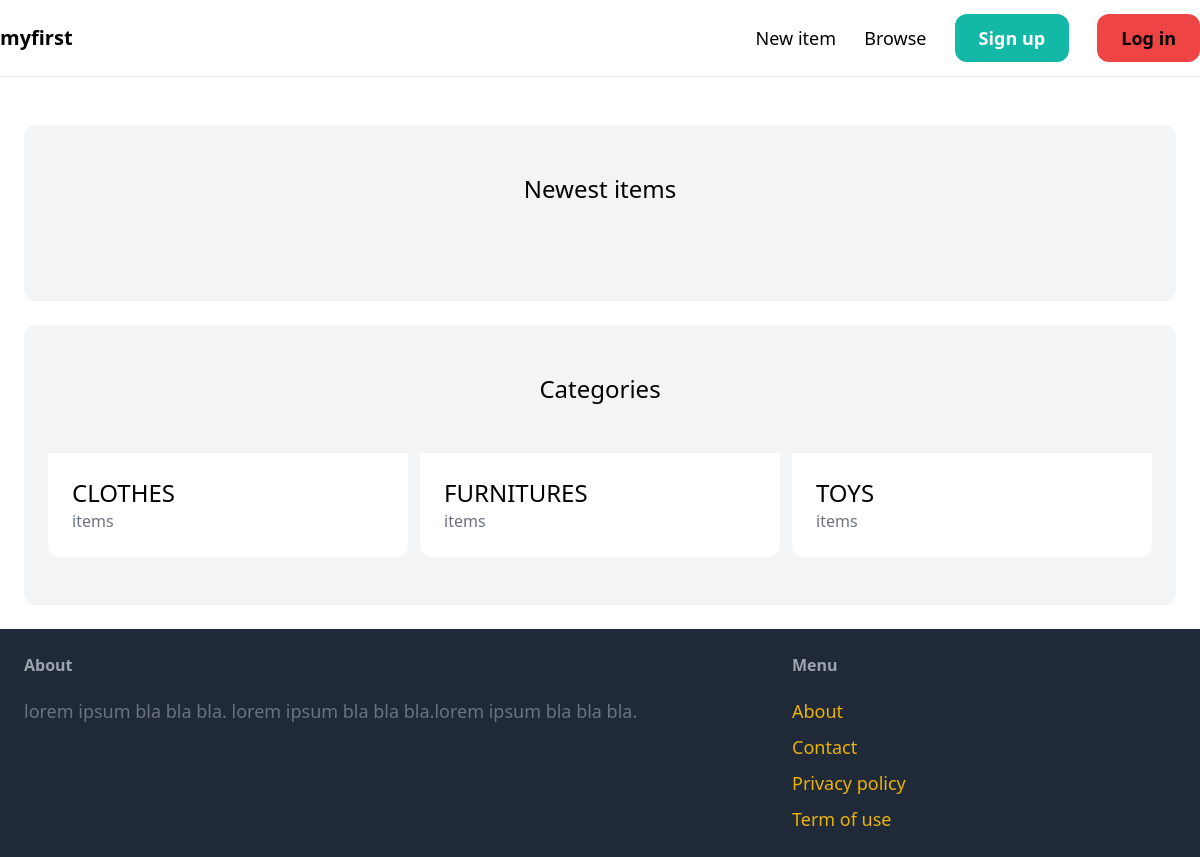
The app's page /, older data.
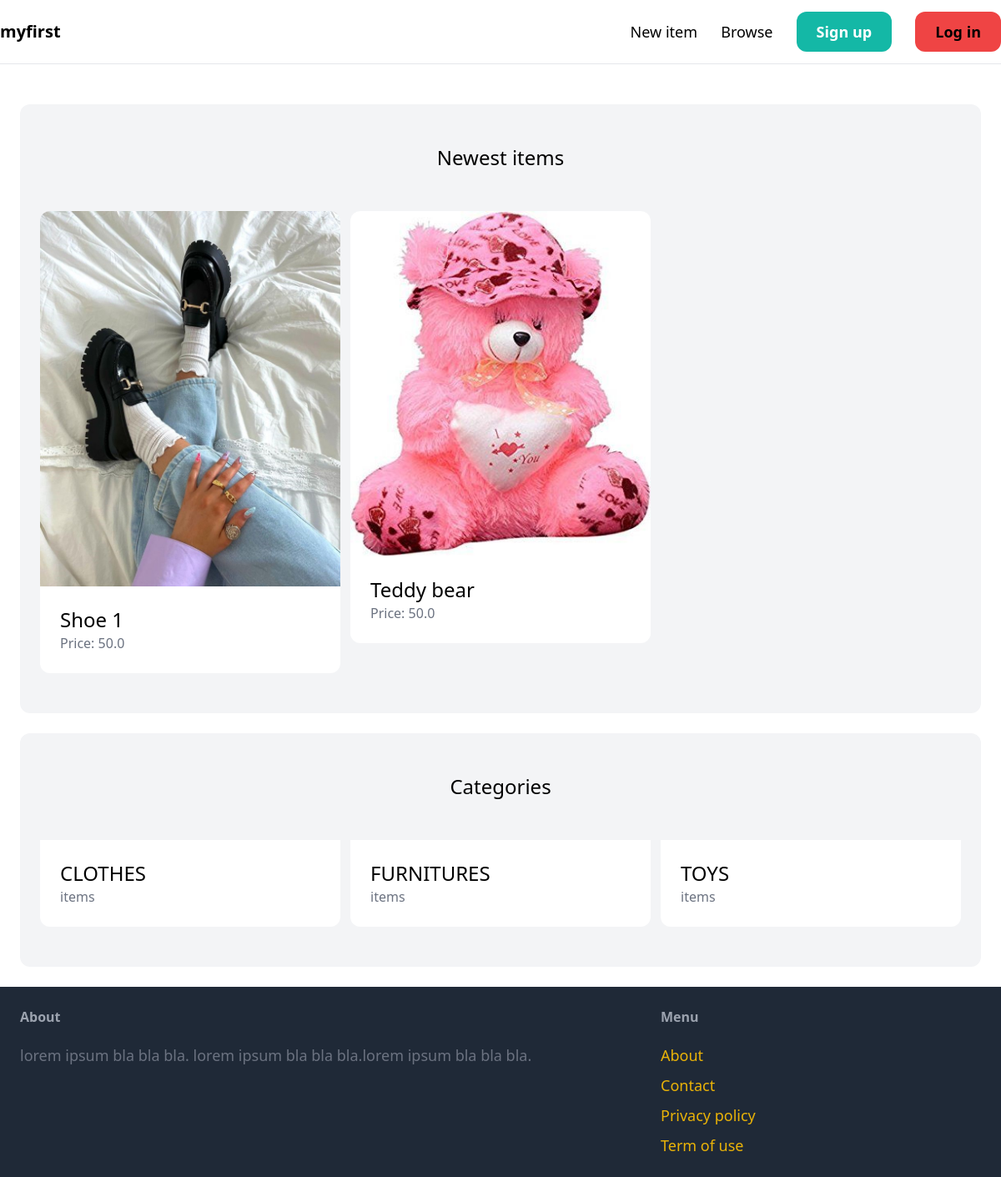
The same page, newer data.
### item/models.py (models this page shows, shortened)
class Category(models.Model):
    name = models.CharField(max_length=255)
    class Meta:
        ordering = ('name',)
        verbose_name_plural = 'Categories'

class Item(models.Model):
    category = models.ForeignKey(Category, related_name='item', on_delete=models.CASCADE, default = 1)
    name = models.CharField(max_length=255)
    description = models.TextField(blank=True, null=True)
    price = models.FloatField()
    image = models.ImageField(upload_to='item_images', blank=True, null=True)
    is_sold = models.BooleanField(default=False)
    created_by = models.ForeignKey(User, related_name='items', on_delete=models.CASCADE)
    created_at = models.DateTimeField(auto_now_add=True)

### core/views.py (the view)
# urls.py: path('', views.index, name='index'),
def index(request):
    items = Item.objects.filter(is_sold=False)[0:6]
    categories = Category.objects.all()
    return render(request, 'core/index.html',{
        'categories': categories,
        'items': items,
    })

### core/templates/core/index.html (shortened to what this page needs)
{% extends 'core/base.html' %}
{% block content %}
    <div class="mt-6 px-6 py-12 bg-gray-100 rounded-xl">
        <h2 class="mb-12 text-2xl text-center">Newest items</h2>
    <div class="grid grid-cols-3 gap-3">
        {% for item in items %}
            <div>
                <a href="{% url 'item:detail' item.id %}">
                    <div>
                        <img src="{{ item.image.url }}" class="rounded-t-xl">
                    </div>
                    <div class="p-6 bg-white rounded-b-xl">
                        <h2 class="text-2xl">{{ item.name }}</h2>
                        <p class="text-gray-500">Price: {{ item.price }}</p>
                    </div>
                </a>
            </div>
        {% endfor %}
    </div>
    </div>
    <div class="mt-6 px-6 py-12 bg-gray-100 rounded-xl">
        <h2 class="mb-12 text-2xl text-center">Categories</h2>
        <div class="grid grid-cols-3 gap-3">
            {% for category in categories %}
                <div>
                    <a href="#">
                        <div class="p-6 bg-white rounded-b-xl">
                            <h2 class="text-2xl">{{ category.name }}</h2>
                            <p class="text-gray-500">{{ category.items.count }} items</p>
                        </div>
                    </a>
                </div>
            {% endfor %}
        </div>
    </div>
{% endblock %}

Row changes from the older to the newer data that the page shows:
added Item: image (picture), name "Shoe 1", price "50.0"
added Item: image (picture), name "Teddy bear", price "50.0"
